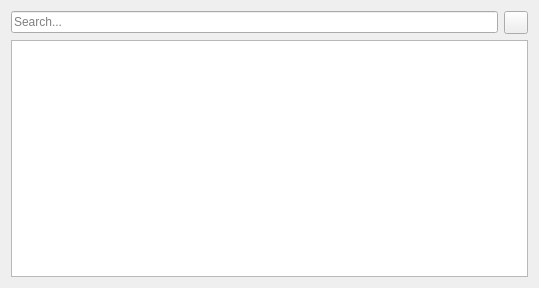
<?xml version="1.0" encoding="UTF-8"?>
<ui version="4.0">
 <class>Widgetry::DataSelectorWidget</class>
 <widget class="QWidget" name="Widgetry::DataSelectorWidget">
  <property name="geometry">
   <rect>
    <x>0</x>
    <y>0</y>
    <width>539</width>
    <height>288</height>
   </rect>
  </property>
  <property name="windowTitle">
   <string>Selector</string>
  </property>
  <layout class="QVBoxLayout" name="verticalLayout">
   <item>
    <layout class="QHBoxLayout" name="searchBarLayout">
     <item>
      <widget class="QLineEdit" name="searchInput">
       <property name="placeholderText">
        <string>Search...</string>
       </property>
      </widget>
     </item>
     <item>
      <widget class="QToolButton" name="refreshButton">
       <property name="icon">
        <iconset resource="../resources/widgetry_resources.qrc">
         <normaloff>:/icons/action_refresh.png</normaloff>:/icons/action_refresh.png</iconset>
       </property>
      </widget>
     </item>
    </layout>
   </item>
   <item>
    <widget class="QTableView" name="tableView">
     <property name="editTriggers">
      <set>QAbstractItemView::EditTrigger::NoEditTriggers</set>
     </property>
     <property name="selectionMode">
      <enum>QAbstractItemView::SelectionMode::SingleSelection</enum>
     </property>
     <property name="selectionBehavior">
      <enum>QAbstractItemView::SelectionBehavior::SelectRows</enum>
     </property>
    </widget>
   </item>
  </layout>
  <action name="actionGoToSearchBar">
   <property name="text">
    <string>Go to search bar</string>
   </property>
   <property name="shortcut">
    <string notr="true">Ctrl+F</string>
   </property>
   <property name="menuRole">
    <enum>QAction::MenuRole::NoRole</enum>
   </property>
  </action>
  <action name="actionTriggerSearch">
   <property name="text">
    <string>Trigger Search</string>
   </property>
   <property name="shortcut">
    <string notr="true">Ctrl+Space</string>
   </property>
   <property name="menuRole">
    <enum>QAction::MenuRole::NoRole</enum>
   </property>
  </action>
 </widget>
 <tabstops>
  <tabstop>searchInput</tabstop>
  <tabstop>refreshButton</tabstop>
  <tabstop>tableView</tabstop>
 </tabstops>
 <resources>
  <include location="../resources/widgetry_resources.qrc"/>
 </resources>
 <connections>
  <connection>
   <sender>searchInput</sender>
   <signal>returnPressed()</signal>
   <receiver>refreshButton</receiver>
   <slot>animateClick()</slot>
   <hints>
    <hint type="sourcelabel">
     <x>458</x>
     <y>26</y>
    </hint>
    <hint type="destinationlabel">
     <x>484</x>
     <y>26</y>
    </hint>
   </hints>
  </connection>
  <connection>
   <sender>actionGoToSearchBar</sender>
   <signal>triggered()</signal>
   <receiver>searchInput</receiver>
   <slot>setFocus()</slot>
   <hints>
    <hint type="sourcelabel">
     <x>-1</x>
     <y>-1</y>
    </hint>
    <hint type="destinationlabel">
     <x>254</x>
     <y>22</y>
    </hint>
   </hints>
  </connection>
 </connections>
 <slots>
  <slot>reject()</slot>
 </slots>
</ui>
